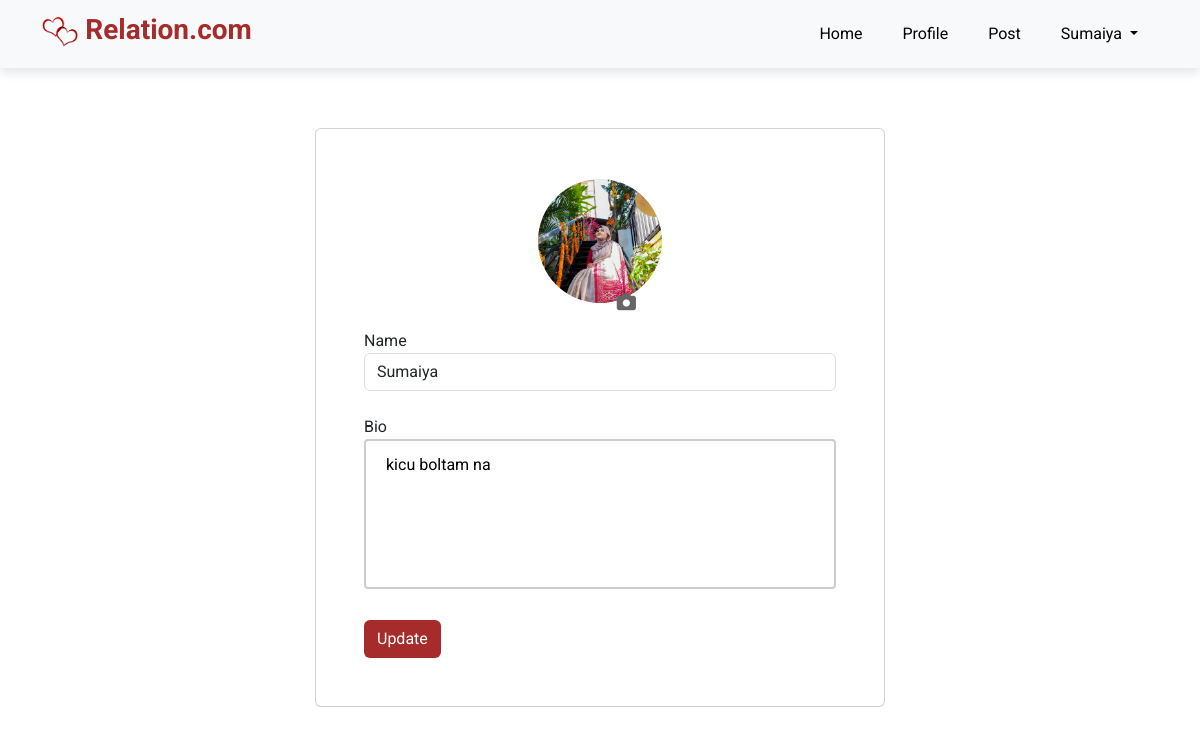
The app's page /edit-profile.php (signed in) with its own data.
### tables this page shows
CREATE TABLE `users` (
  `id` int(11) NOT NULL,
  `name` varchar(191) NOT NULL,
  `email` varchar(191) NOT NULL,
  `profile_image` varchar(191) NOT NULL,
  `password` varchar(191) NOT NULL,
  `role_as` tinyint(4) NOT NULL DEFAULT 0,
  `bio` longtext NOT NULL,
  `created_at` timestamp NOT NULL DEFAULT current_timestamp()
);

### controller/GetController.php (called while the page is built, shortened)
<?php
include('config/dbcon.php');
function getUserMe()
{
    global $conn;
    $user_id =  $_SESSION['auth_user']['user_id'];
    $query = "SELECT * FROM users WHERE id='$user_id' " ;
    return mysqli_query($conn, $query);
}
?>

### edit-profile.php (the view, shortened to what this page needs)
<?php
include('includes/header.php');
if (isset($_SESSION['auth'])) {
    include('includes/post-modal.php');
}
include('controller/GetController.php');
?>
<div class="container" style="margin-top: 80px;">
    <div class="row ">
        <div class="col-md-3"></div>
        <div class="col-md-6 card p-5 mt-5">
        <?php
            $user_me = getUserMe();
            if (mysqli_num_rows($user_me) > 0) {
                $data = mysqli_fetch_array($user_me);
            ?>
            <form action="controller/AuthController.php" method="POST" enctype="multipart/form-data">
                <div class="profile_circle">
                    <div class="row">
                        <div class="small-12 medium-2 large-2 columns profile_rel">
                            <div class="circle">
                                <img class="profile-pic" src="uploads/profile/<?= $data['profile_image']; ?>">
                            </div>
                            <div class="p-image">
                                <i class="fa fa-camera upload-button"></i>
                            </div>
                        </div>
                    </div>
                </div>
                <div class="form-group mt-4">
                    <label>Name</label>
                    <input type="text" name="name" class="form-control" value="<?=$data['name'];?>" required>
                </div>
                <div class="form-group mt-4">
                    <label>Bio</label>
                    <textarea type="text" name="bio" placeholder="Add your bio"><?=$data['bio'];?></textarea>
                </div>
                <input type="submit" name="profile_update_btn" value="Update" class="btn btn-pill text-white btn-block mt-4" style="background: brown;">
            </form>
            <?php
            }
            ?>
        </div>
        <div class="col-md-3"></div>
    </div>
</div>
<?php
include('includes/footer.php');
?>

### assets/css/style.css (style rules this page uses)
:root { --primary-color-hue: 252; --dark-color-lightness: 17%; --light-color-lightness: 95%; --white-color-lightness: 100%; --color-primary: hsl(var(--primary-color-hue), 75%, 60%); --color-light: hsl(252, 30%, var(--light-color-lightness)); --color-dark: hsl(252, 30%, var(--dark-color-lightness)); --color-white: hsl(252, 30%, var(--white-color-lightness)); --color-gray: hsl(252, 15%, 65%); --color-secondary: hsl(252, 100%, 90%); --color-success: hsl(120, 95%, 65%); --color-black: hsl(252, 30%, 10%); --color-danger: hsl(0, 95%, 65%); --color-brown:hsl(0, 59%, 41%); --border-radious: 2rem; --card-border-radious: 1rem; --btn-padding: 0.6rem 2rem; --search-padding: 0.6rem 1rem; --card--padding: 1rem; --sticky-top-left: 5.4rem; --sticky-top-right: -18rem; }
* { margin: 0; padding: 0; box-sizing: border-box; font-family: 'Roboto', sans-serif; }
.btn { display: inline-block; padding: var(--btn-padding); font-weight: 500; border-radius: var(--border-radious); background: var(--color-brown)!important; border: none; cursor: pointer; transition: all 300ms ease; }
.circle { border-radius: 100% !important; overflow: hidden; width: 128px; height: 128px; border: 2px solid rgba(255, 255, 255, 0.2); }
.circle img { max-width: 100%; height: auto; }

### includes/post-modal.php (style rules this page uses)
textarea { width: 100%; height: 150px; padding: 12px 20px; box-sizing: border-box; border: 2px solid #ccc; border-radius: 4px; font-size: 16px; resize: none; }
:root { --blue: #0071FF; --light-blue: #B6DBF6; --dark-blue: #005DD1; --grey: #f2f2f2; }

### edit-profile.php (style rules this page uses)
.profile_circle { display: flex; justify-content: center; align-items: center; }
.profile_circle .profile-pic { width: 200px; max-height: 200px; display: inline-block; }
.profile_circle .circle { border-radius: 100% !important; overflow: hidden; width: 128px; height: 128px; border: 2px solid rgba(255, 255, 255, 0.2); }
.profile_circle img { max-width: 100%; height: auto; }
.profile_rel { position: relative; }
.profile_circle .p-image { position: absolute; top: 115px; right: 40px; color: #666666; transition: all .3s cubic-bezier(.175, .885, .32, 1.275); }
.profile_circle .upload-button { font-size: 1.2em; }

### records on screen
users: profile_image (picture), name "Sumaiya", bio "kicu boltam na"

### other values on screen
$_SESSION['auth_user']['name'] "Sumaiya"
